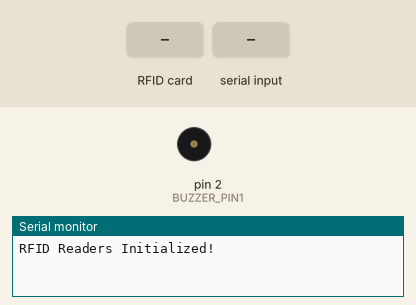
Recording of a sketch running on a simulated Arduino Uno, built with avr-gcc and run on an emulated ATmega328P. On the bench: buzzer (waves = sounding, pin HIGH), the last lines printed to the serial monitor. The inputs (shaded band) are chosen by the test bench. Pins used as bus, display or sensor lines are not drawn.

Above: at 1.3 s.
1.4 s: RFID card 5E 7A 19 C4 held to the reader
3.8 s: "1\n" received over Serial
At 4.6 s:
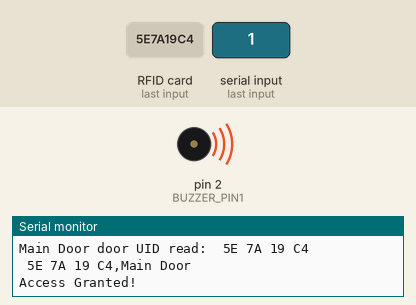
Timing chart, 0 to 6.8 s (numbered marks = the images above; inputs shaded):
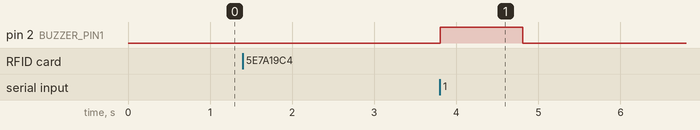

Measured:
- after the input at 3.8 s, pin 2 (BUZZER_PIN1): LOW → HIGH at once, → LOW 1.0 s later

The sketch:

rfid.ino
```cpp
#include <SPI.h>
#include <MFRC522.h>

#define RST_PIN1         9          // Main door RC522 reset pin
#define SS_PIN1          10         // Main door RC522 slave select pin
#define RST_PIN2         3          // Office door RC522 reset pin
#define SS_PIN2          4          // Office door RC522 slave select pin
#define RST_PIN3         5          // DJ room door RC522 reset pin
#define SS_PIN3          6          // DJ room RC522 slave select pin

#define BUZZER_PIN1      2          // Buzzer pin 1
#define BUZZER_PIN2      3          // Buzzer pin 2
#define BUZZER_PIN3      4          // Buzzer pin 3

MFRC522 mfrc522_main(SS_PIN1, RST_PIN1);   // Create MFRC522 instance for main door
MFRC522 mfrc522_office(SS_PIN2, RST_PIN2); // Create MFRC522 instance for office door
MFRC522 mfrc522_djroom(SS_PIN3, RST_PIN3); // Create MFRC522 instance for DJ room door

void setup() {
  Serial.begin(9600);   // Start serial communication
  SPI.begin();          // Start SPI bus
  mfrc522_main.PCD_Init();   // Initialize MFRC522 for main door
  mfrc522_office.PCD_Init(); // Initialize MFRC522 for office door
  mfrc522_djroom.PCD_Init(); // Initialize MFRC522 for DJ room door

  pinMode(BUZZER_PIN1, OUTPUT); // Set buzzer pin for main door as OUTPUT
  pinMode(BUZZER_PIN2, OUTPUT); // Set buzzer pin for office door as OUTPUT
  pinMode(BUZZER_PIN3, OUTPUT); // Set buzzer pin for DJ room as OUTPUT

  Serial.println("RFID Readers Initialized!");
}

void loop() {
  // Check each RFID reader
  checkRFID(mfrc522_main, "Main Door", BUZZER_PIN1);
  checkRFID(mfrc522_office, "Office Door", BUZZER_PIN2);
  checkRFID(mfrc522_djroom, "DJ Room", BUZZER_PIN3);

  delay(1000); // Wait a second before reading the next card
}

void checkRFID(MFRC522 &rfidReader, const char* doorName, int buzzerPin) {
  if (rfidReader.PICC_IsNewCardPresent() && rfidReader.PICC_ReadCardSerial()) {
    Serial.print(doorName);
    Serial.print(" door UID read: ");
    printUID(rfidReader.uid);
    sendUIDToComputer(rfidReader.uid, doorName);
    bool accessGranted = waitForAccessResponse();
    if (accessGranted) {
      Serial.println("Access Granted!");
      digitalWrite(buzzerPin, HIGH);
      delay(1000);
      digitalWrite(buzzerPin, LOW);
    } else {
      Serial.println("Access Denied!");
    }
    rfidReader.PICC_HaltA();  // Stop reading
  }
}

void sendUIDToComputer(MFRC522::Uid uid, const char* doorName) {
  for (byte i = 0; i < uid.size; i++) {
    Serial.print(uid.uidByte[i] < 0x10 ? " 0" : " ");
    Serial.print(uid.uidByte[i], HEX);
  }
  Serial.print(","); // Use comma as separator between UID and door name
  Serial.println(doorName); // Send door name
}

bool waitForAccessResponse() {
  while (!Serial.available()) {
    delay(100);
  }
  String response = Serial.readStringUntil('\n');
  response.trim();
  return response.equals("1"); // If response is "1" then access is granted
}

void printUID(MFRC522::Uid uid) {
  for (byte i = 0; i < uid.size; i++) {
    Serial.print(uid.uidByte[i] < 0x10 ? " 0" : " ");
    Serial.print(uid.uidByte[i], HEX);
  }
  Serial.println();
}
```
